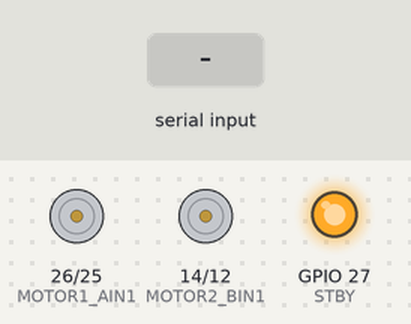
The sketch below on a simulated ESP32. Shown: motor-driver pin pairs drawn as motors (green arrow = first pin HIGH = forward, orange = second pin HIGH = backward, longer = more drive, scaled by the enable pin, stopped while the standby pin is LOW), output pins drawn as LEDs (lit = HIGH). Inputs (shaded band) come from the test bench.

Above: at 1.2 s.
1.3 s: "w" received over Serial
At 1.6 s:
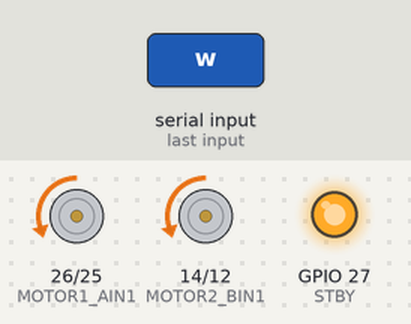
2.8 s: "s" received over Serial
At 3.9 s:
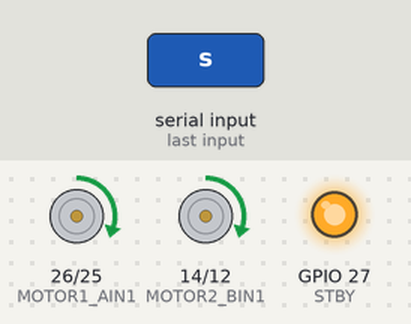
4.3 s: "d" received over Serial
At 5.0 s:
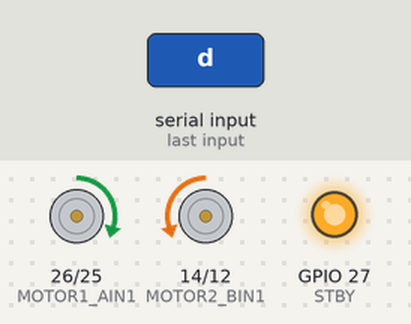
5.8 s: "a" received over Serial
At 6.2 s:
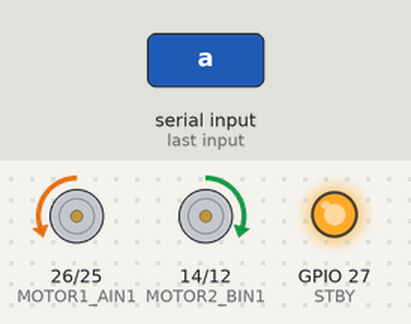
Timing chart, 0 to 8.3 s (numbered marks = the images above; inputs shaded):
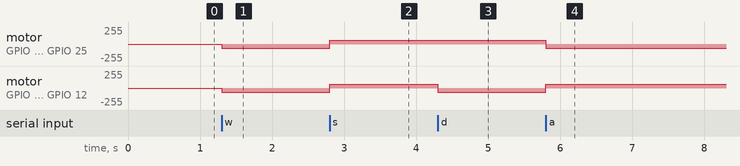

The sketch:

Motores_C_ArduinoIDE.ino
```cpp
#define MOTOR1_AIN1 26
#define MOTOR1_AIN2 25
#define STBY 27
#define PWMA 33
#define MOTOR2_BIN1 14
#define MOTOR2_BIN2 12
#define PWMB 13


int MTA = 0;
int MTB = 0;

void setup() {

  pinMode(PWMA,OUTPUT);
  pinMode(MOTOR1_AIN1,OUTPUT);
  pinMode(MOTOR1_AIN2,OUTPUT);

  pinMode(PWMB,OUTPUT);
  pinMode(MOTOR2_BIN1,OUTPUT);
  pinMode(MOTOR2_BIN2,OUTPUT);
  pinMode(STBY,OUTPUT);

  Serial.begin(115200);

  digitalWrite(STBY,HIGH);
  digitalWrite(MOTOR1_AIN1, LOW);
  digitalWrite(MOTOR1_AIN2, LOW);
  digitalWrite(MOTOR2_BIN1, LOW);
  digitalWrite(MOTOR2_BIN2, LOW);
  analogWrite(PWMA,MTA);
  analogWrite(PWMB,MTB);


}

void loop() {


if (Serial.available() > 0) {
  int dado = Serial.read();
  //Frente
  if (dado == 'w') {
  digitalWrite(MOTOR1_AIN1, LOW);
  digitalWrite(MOTOR1_AIN2, HIGH);
  digitalWrite(MOTOR2_BIN1, LOW);
  digitalWrite(MOTOR2_BIN2, HIGH);

  // definir as velocidades dos motores
  MTA = 60;
  MTB = 60;

  analogWrite(PWMA,MTA);
  analogWrite(PWMB,MTB);;

  }
  //Tras
  if (dado == 's') {
  // girar os motores para trás
  digitalWrite(MOTOR1_AIN1, HIGH);
  digitalWrite(MOTOR1_AIN2, LOW);
  digitalWrite(MOTOR2_BIN1, HIGH);
  digitalWrite(MOTOR2_BIN2, LOW);

  // definir as velocidades dos motores
  MTA = 60;
  MTB = 60;

  analogWrite(PWMA,MTA);
  analogWrite(PWMB,MTB);
  }
  //direita
  if (dado == 'd') {
  // girar os motores para direita
  digitalWrite(MOTOR1_AIN1, HIGH);
  digitalWrite(MOTOR1_AIN2, LOW);
  digitalWrite(MOTOR2_BIN1, LOW);
  digitalWrite(MOTOR2_BIN2, HIGH);

  // definir as velocidades dos motores
  MTA = 60;
  MTB = 60;

  analogWrite(PWMA,MTA);
  analogWrite(PWMB,MTB);

  }
  //esquerda
    if (dado == 'a') {
  // girar os motores para esquerda
  digitalWrite(MOTOR1_AIN1, LOW);
  digitalWrite(MOTOR1_AIN2, HIGH);
  digitalWrite(MOTOR2_BIN1, HIGH);
  digitalWrite(MOTOR2_BIN2, LOW);

  // definir as velocidades dos motores
  MTA = 60;
  MTB = 60;

  analogWrite(PWMA,MTA);
  analogWrite(PWMB,MTB);

  }
  //parar
  if (dado == 'c') {
  digitalWrite(MOTOR1_AIN1, LOW);
  digitalWrite(MOTOR1_AIN2, LOW);
  digitalWrite(MOTOR2_BIN1, LOW);
  digitalWrite(MOTOR2_BIN2, LOW);
  MTA = 0;
  MTB = 0;
  analogWrite(PWMA,MTA);
  analogWrite(PWMB,MTB);

  }
}
}
```

Measured:
- after the input at 1.3 s, motor on GPIO 26 (MOTOR1_AIN1) / GPIO 25 (MOTOR1_AIN2), motor on GPIO 14 (MOTOR2_BIN1) / GPIO 12 (MOTOR2_BIN2): stopped → backward 60/255 at once
- after the input at 2.8 s, motor on GPIO 26 (MOTOR1_AIN1) / GPIO 25 (MOTOR1_AIN2), motor on GPIO 14 (MOTOR2_BIN1) / GPIO 12 (MOTOR2_BIN2): backward 60/255 → forward 60/255 at once
- after the input at 4.3 s, motor on GPIO 14 (MOTOR2_BIN1) / GPIO 12 (MOTOR2_BIN2): forward 60/255 → backward 60/255 at once
- after the input at 5.8 s, motor on GPIO 26 (MOTOR1_AIN1) / GPIO 25 (MOTOR1_AIN2): forward 60/255 → backward 60/255 at once; motor on GPIO 14 (MOTOR2_BIN1) / GPIO 12 (MOTOR2_BIN2): backward 60/255 → forward 60/255 at once
